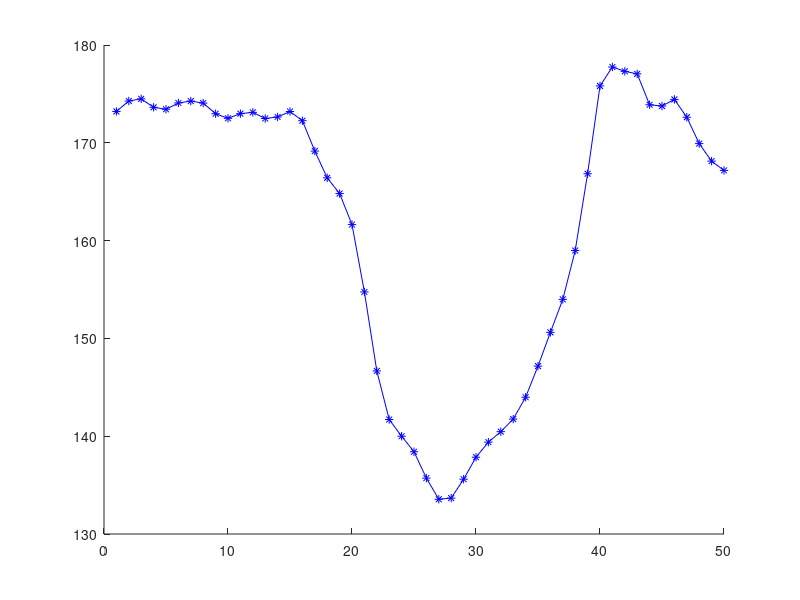
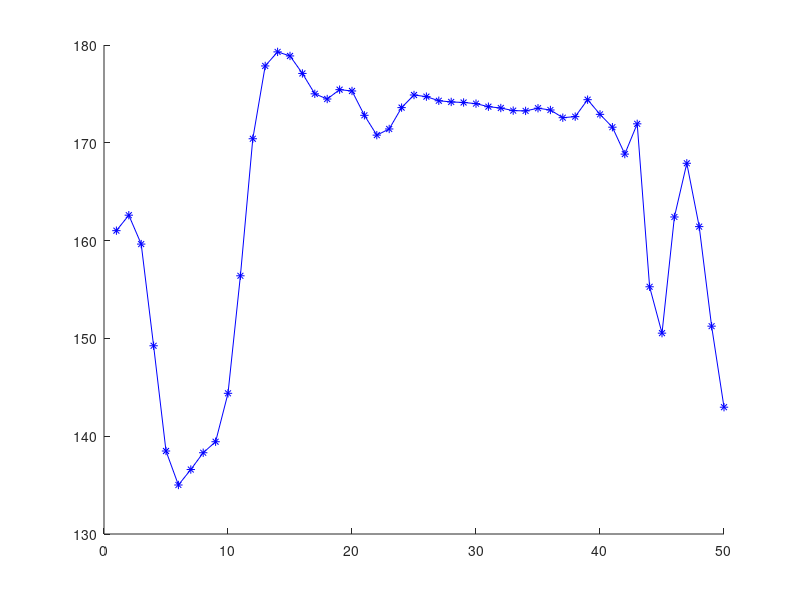
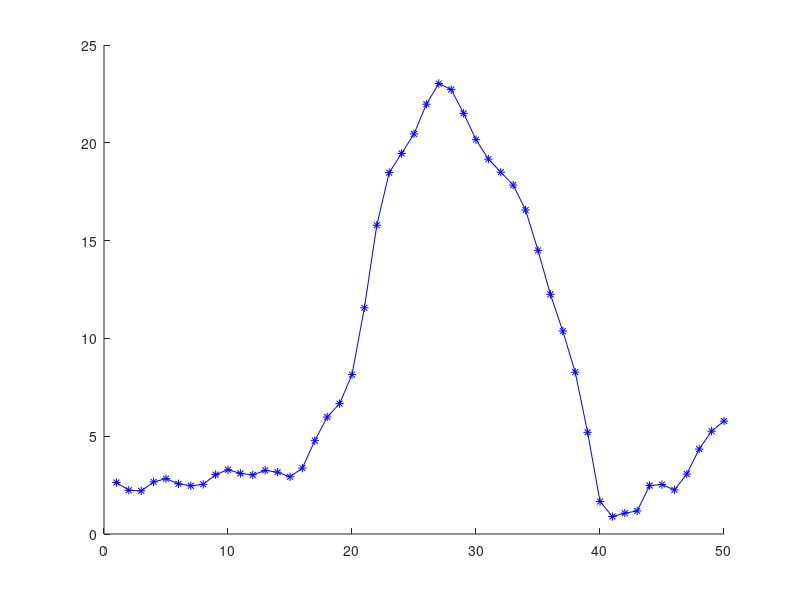
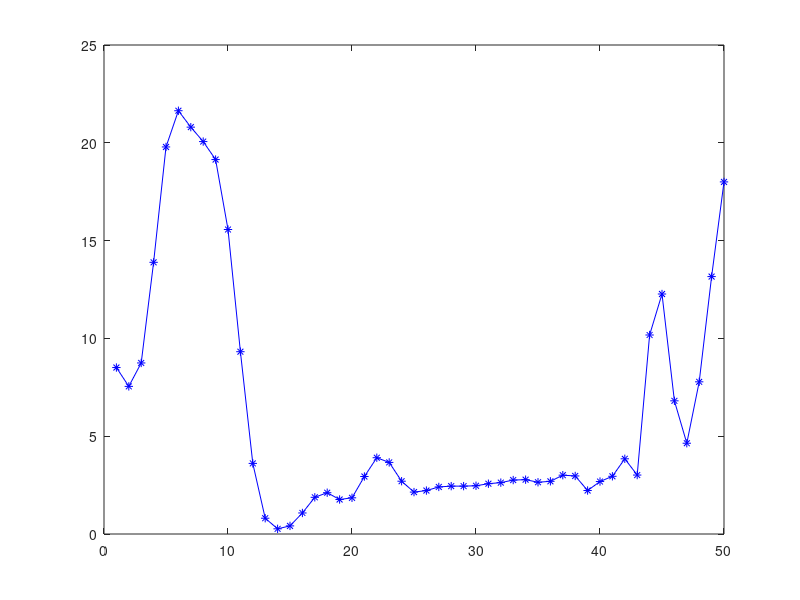

Source code (MATLAB) for these figures, in order: (Note: this script raises an error after producing the figures.)
% final model creation and test

Train_normal=load('angles/Angles_normal_train');
Train_normal=Train_normal.Angles_normal;
Model = Train_normal{1};

figure(1)
hold on
plot(Model(1,:),'-*b');
figure(2)
hold on
plot(Model(2,:),'-*b');
figure(3)
hold on
plot(Model(3,:),'-*b');
figure(4)
plot(Model(4,:),'-*b');
hold on
for i=2:numel(Train_normal)
    data=Train_normal{i};
    for j=1:4
    y=data(j,:);
    x=Model(j,:);
    
    [Dist,D,k,w] = dtw(y, x);
  
    % plot alignment
    figure(j)
  %  y_aligned=y(flipud(w(:,2)));
    x_aligned=x(flipud(w(:,1)));
    plot(x_aligned);
    
    end
end